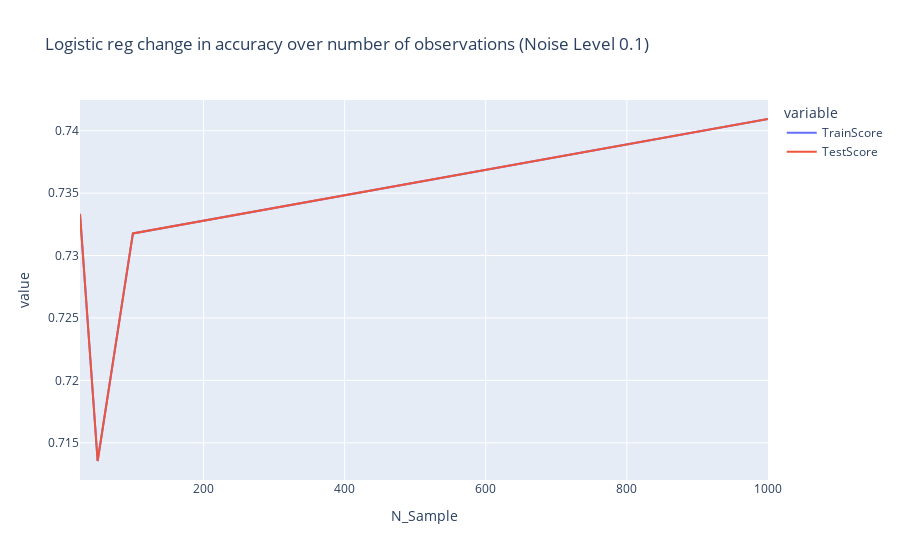

Notebook code for this chart:
### Code cell
########### Q4

by_noise = results.groupby(["N_Sample","Noise_Level"]).mean()
by_noise = by_noise.reset_index() 
px.line(by_noise.query("Noise_Level == 0.1"),x = "N_Sample", y = ['TrainScore','TestScore'],title = "Logistic reg change in accuracy over number of observations (Noise Level 0.1)")

### Figure 1 — Plotly figure (JSON) as saved in the notebook; plotly's stock layout.template omitted (floating-point values rounded to 4 significant figures)
{"data": [{"hovertemplate": "variable=TrainScore<br>N_Sample=%{x}<br>value=%{y}<extra></extra>", "legendgroup": "TrainScore", "line": {"color": "#636efa", "dash": "solid"}, "marker": {"symbol": "circle"}, "mode": "lines", "name": "TrainScore", "orientation": "v", "showlegend": true, "type": "scatter", "x": [25, 50, 100, 1000], "xaxis": "x", "y": [0.7333, 0.7135, 0.7318, 0.7409], "yaxis": "y"}, {"hovertemplate": "variable=TestScore<br>N_Sample=%{x}<br>value=%{y}<extra></extra>", "legendgroup": "TestScore", "line": {"color": "#EF553B", "dash": "solid"}, "marker": {"symbol": "circle"}, "mode": "lines", "name": "TestScore", "orientation": "v", "showlegend": true, "type": "scatter", "x": [25, 50, 100, 1000], "xaxis": "x", "y": [0.7333, 0.7135, 0.7318, 0.7409], "yaxis": "y"}], "layout": {"autosize": true, "legend": {"title": {"text": "variable"}, "tracegroupgap": 0}, "title": {"text": "Logistic reg change in accuracy over number of observations (Noise Level 0.1)"}, "xaxis": {"anchor": "y", "autorange": true, "domain": [0, 1], "range": [25, 1000], "title": {"text": "N_Sample"}, "type": "linear"}, "yaxis": {"anchor": "x", "autorange": true, "domain": [0, 1], "range": [0.712, 0.7425], "title": {"text": "value"}, "type": "linear"}}}
